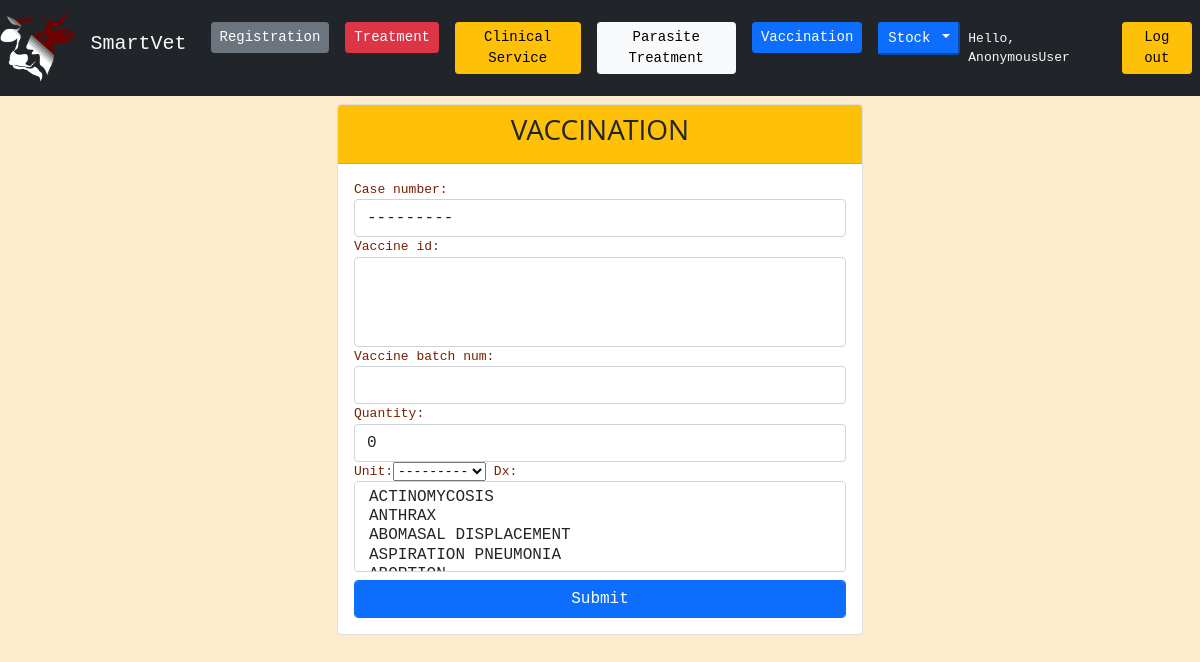
Before: /vaccination/ with the older database file.
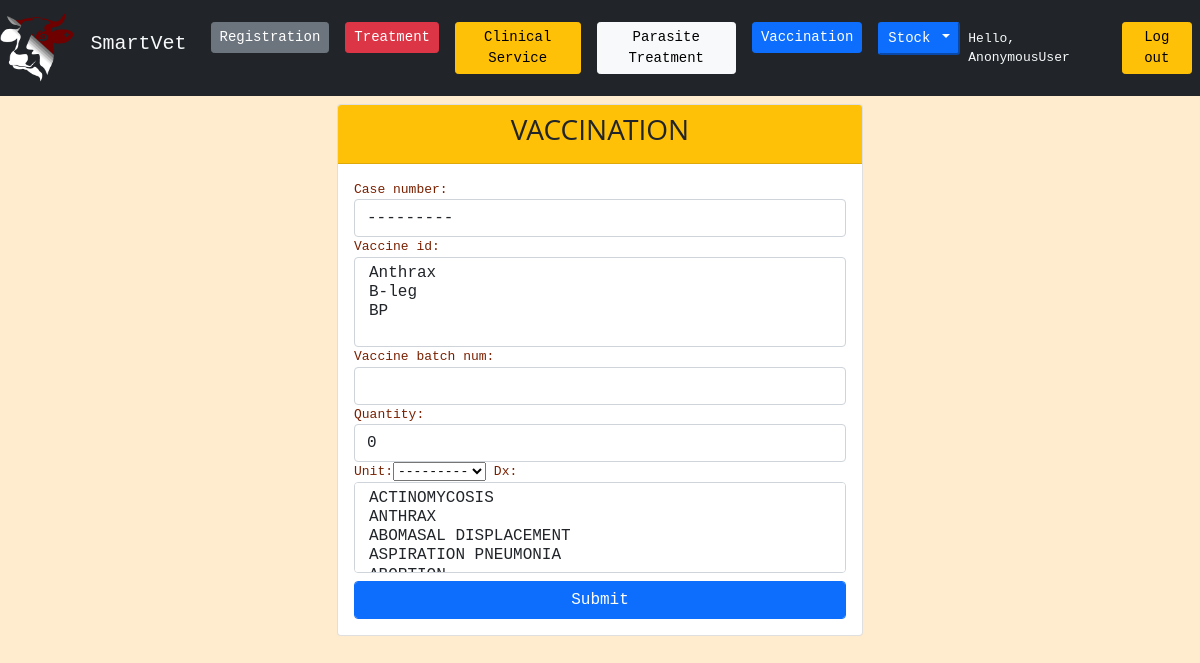
After: the same page with the newer database file.
### vaccination/views.py (the view, shortened to what this page needs)
# urls.py: path('',Index.as_view(),name="index"),
class Index(View):
    templateUrl = 'vaccination/vaccination.html'
    def get(self, request):
        form = VaccinationForm()
        return render(request, self.templateUrl, {'form': form})

### vaccination/forms.py
class VaccinationForm(ModelForm):
    class Meta:
        model = Vaccination
        exclude = ['service_date']
        widgets = {
            'case_number': forms.Select(attrs={'class': 'form-control'}),
            'vaccine_id': forms.SelectMultiple(attrs={'class': 'form-control'}),
            'vaccine_batch_num': forms.TextInput(attrs={'class': 'form-control'}),
            'quantity': forms.NumberInput(attrs={'class': 'form-control'}),
            'dx': forms.SelectMultiple(attrs={'class': 'form-control'}),
        }

### registernewuser/models.py (called while the page is built)
    def __str__(self):
        return str(f"{self.case_number}:{self.customer_name}")

### regulartreatedanimals/models.py (called while the page is built)
    def __str__(self) -> str:
        return str(self.unit_name)

    def __str__(self) -> str:
        return str(self.disease_name)

### vaccination/models.py (called while the page is built)
    def __str__(self):
        return self.vaccine_type

### vaccination/templates/vaccination/vaccination.html (shortened to what this page needs)
{% extends 'home/home.html' %} {%load static %}  {%block content%}
<div class="col col-md-6 mx-auto">
	<div class="card">
		<div class="card-header bg-warning">
			<h3>Vaccination</h3>
		</div>
		<div class="card-body">
			<div class="form-group">
				<form action="" method="POST">
					{%csrf_token%} {{form}}
					<input
						type="submit"
						value="Submit"
						class="btn btn-primary form-control mt-2"
					/>
				</form>
			</div>
		</div>
	</div>
</div>
{%endblock content%}

Changed rows visible on the page:
changed Customer: customer_name "Yemi Tariku" → "Teshome Chamiso" (drawn)
Other visible differences:
form field vaccine_id: (not shown) → "Anthrax / B-leg / BP"
